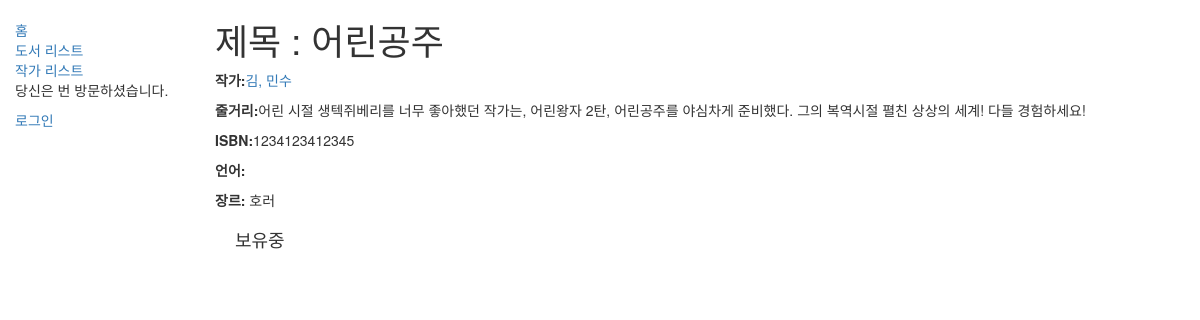
Before: /catalog/books/2 with the older database file.
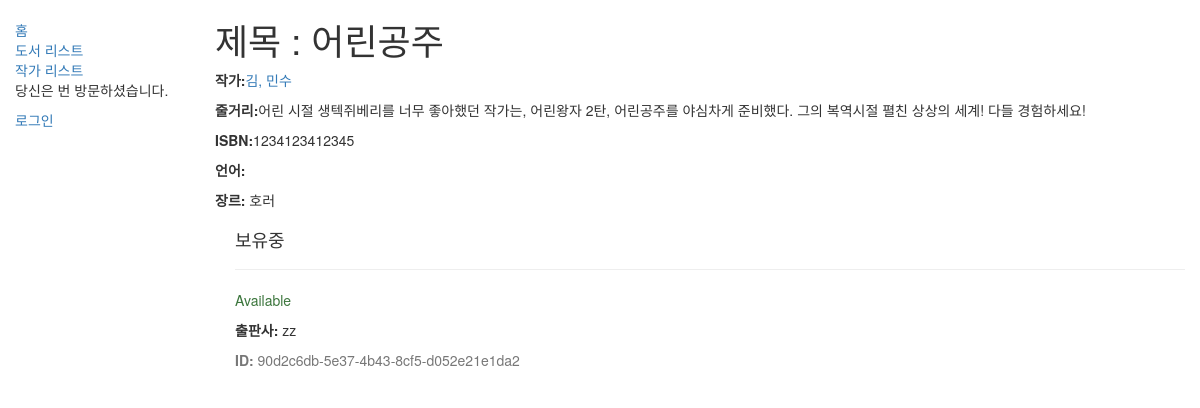
After: the same page with the newer database file.
### catalog/models.py (models this page shows, shortened)
class Genre(models.Model):
	name = models.CharField(max_length=200, help_text="Enter a book genre")
	def __str__(self):
		return self.name

class BookInstance(models.Model):
	id = models.UUIDField(primary_key=True, default=uuid.uuid4, help_text="Unique ID for this particular book")
	book = models.ForeignKey('Book', on_delete=models.SET_NULL, null=True)
	imprint = models.CharField(max_length=200)
	due_back = models.DateField(null=True, blank=True)
	borrower = models.ForeignKey(User, on_delete=models.SET_NULL, null=True, blank=True)
	LOAN_STATUS = (
			('m', 'Maintenance'),
			('o', 'On loan'),
			('a', 'Available'),
			('r', 'Reserved'),
		)
	status = models.CharField(max_length=1, choices=LOAN_STATUS, blank=True, default='m', help_text='Book availability')
	class Meta:
		ordering = ["due_back"]
		permissions = (( "can_mark_returned", "Set book as returned"),)

### catalog/views.py (the view)
# urls.py: url(r'^books/(?P<pk>\d+)$', views.BookDetailView.as_view(), name='book-detail'),
class BookDetailView(generic.DetailView):
	model = Book

### catalog/models.py (called while the page is built)
	def __str__(self):
		return '%s, %s' % (self.last_name, self.first_name)

### catalog/templates/catalog/book_detail.html (shortened to what this page needs)
{% extends "base_generic.html" %}
{% block content %}
	<h1>제목 : {{ book.title }}</h1>
	<p><strong>작가:</strong><a href="#">{{ book.author }}</a></p>
	<p><strong>줄거리:</strong>{{ book.summary }}</p>
	<p><strong>ISBN:</strong>{{ book.isbn }}</p>
	<p><strong>언어:</strong>{{ book.language }}</a></p>
	<p><strong>장르:</strong> {% for genre in book.genre.all %} {{ genre }}
	{% if not forloop.last %}, {% endif %}{% endfor %}</p>
	<div style="margin-left: 20px; margin-top: 20px;">
		<h4>보유중
		</h4>
		{% for copy in book.bookinstance_set.all %}
		<hr>
		<p class="{% if copy.status == 'a' %}text-success
				  {% elif copy.status == 'm' %}text-danger
				  {% else %}text-warning
				  {% endif %}">{{ copy.get_status_display }}
		</p>
		<p>
			<strong>출판사:
			</strong>{{ copy.imprint }}
		</p>
		<p class="text-muted">
			<strong>ID:
			</strong>{{ copy.id }}
		</p>
		{% endfor %}
	</div>
{% endblock %}

Changed rows visible on the page:
added BookInstance: status "Available", imprint "zz", id "90d2c6db-5e37-4b43-8cf5-d052e21e1da2"
